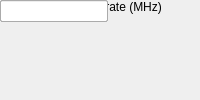
<?xml version="1.0" encoding="UTF-8"?>
<ui version="4.0">
 <class>MainWindow</class>
 <widget class="QMainWindow" name="MainWindow">
  <property name="windowTitle"><string>DAC MKID Interface</string></property>
  <widget class="QWidget" name="centralwidget">
   <!-- NOTE: this is a simplified structural mirror of the generated
        <module>_ui.py, not a full round-trip Designer file. Regenerate
        both from the same spec if you need to edit layout by hand. -->
       <widget class="QLabel" name="label_name">
     <property name="text"><string>Block name</string></property>
    </widget>
       <widget class="QLineEdit" name="name">
     <property name="toolTip"><string>A name you choose for this block instance, e.g. to note what it's used for in this design. Shown below the block on the diagram.</string></property>
    </widget>
       <widget class="QLabel" name="label_dac_brd">
     <property name="text"><string>DAC board</string></property>
    </widget>
       <widget class="QComboBox" name="dac_brd">
     <item><property name="text"><string>0</string></property></item>
     <item><property name="text"><string>1</string></property></item>
    </widget>
       <widget class="QLabel" name="label_dac_clk_rate">
     <property name="text"><string>DAC external clock rate (MHz)</string></property>
    </widget>
       <widget class="QLineEdit" name="dac_clk_rate"/>
       <widget class="QLabel" name="label_sample_period">
     <property name="text"><string>Sample period</string></property>
    </widget>
       <widget class="QLineEdit" name="sample_period"/>
  </widget>
 </widget>
 <resources/>
 <connections/>
</ui>
